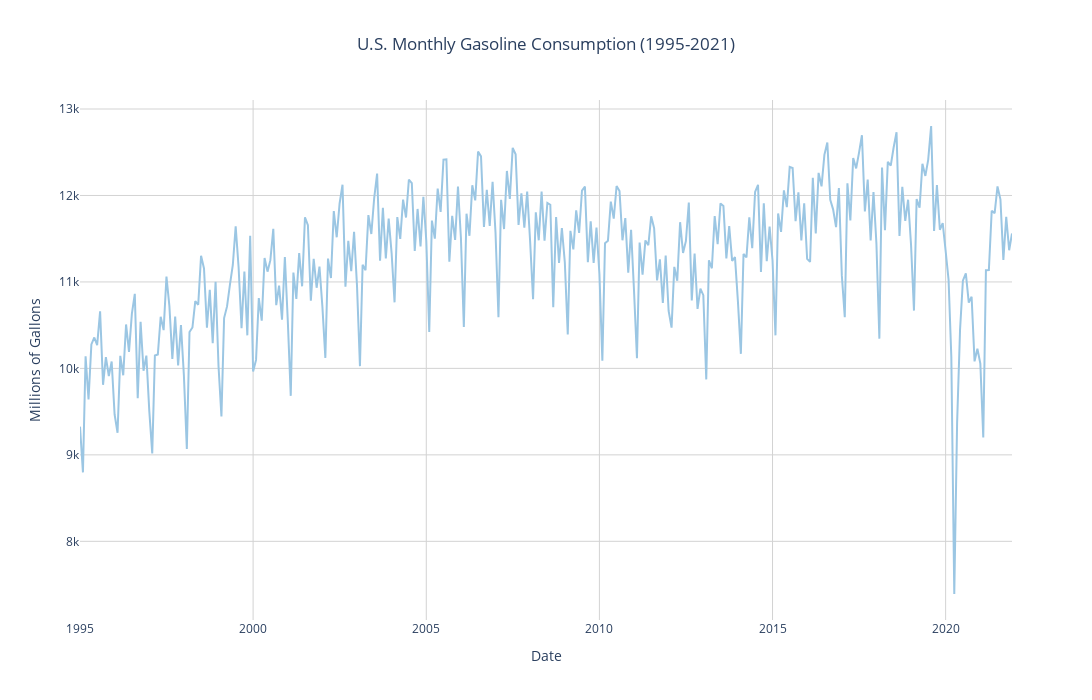

Here is the notebook cell this chart was saved with:
### Markdown cell above
# Visualizations

### Code cell
''' Visualize Consumption Over Time '''

figc3 = px.line(
    consumption,
    x="Date",
    y="Gasoline_Consumption(Millions of Gallons)",
    title="U.S. Monthly Gasoline Consumption (1995-2021)",
    labels={
        "Date": "Date",
        "Gasoline_Consumption(Millions of Gallons)": "Millions of Gallons"
    },
    color_discrete_sequence=[colors["consumption"]]
)

# Customize layout
figc3.update_layout(
    template="plotly_white",
    title_x=0.5,
    xaxis_title="Date",
    yaxis_title="Millions of Gallons",
    xaxis=dict(showgrid=True, gridcolor="lightgray"),
    yaxis=dict(showgrid=True, gridcolor="lightgray"),
    hovermode="x unified",
    height=700,
    width=1200
)

figc3.show()

### Figure 1 — Plotly figure (JSON) as saved in the notebook; plotly's stock layout.template omitted (floating-point values rounded to 4 significant figures; data arrays with more than 128 entries replaced by an {"elided": "..."} marker saying what was removed)
{"data": [{"hovertemplate": "Date=%{x}<br>Millions of Gallons=%{y}<extra></extra>", "legendgroup": "", "line": {"color": "#9BC6E3", "dash": "solid"}, "marker": {"symbol": "circle"}, "mode": "lines", "name": "", "orientation": "v", "showlegend": false, "type": "scatter", "x": {"elided": "324 str values"}, "xaxis": "x", "y": {"elided": "324 float values"}, "yaxis": "y"}], "layout": {"height": 700, "hovermode": "x unified", "legend": {"tracegroupgap": 0}, "title": {"text": "U.S. Monthly Gasoline Consumption (1995-2021)", "x": 0.5}, "width": 1200, "xaxis": {"anchor": "y", "domain": [0, 1], "gridcolor": "lightgray", "showgrid": true, "title": {"text": "Date"}}, "yaxis": {"anchor": "x", "domain": [0, 1], "gridcolor": "lightgray", "showgrid": true, "title": {"text": "Millions of Gallons"}}}}
